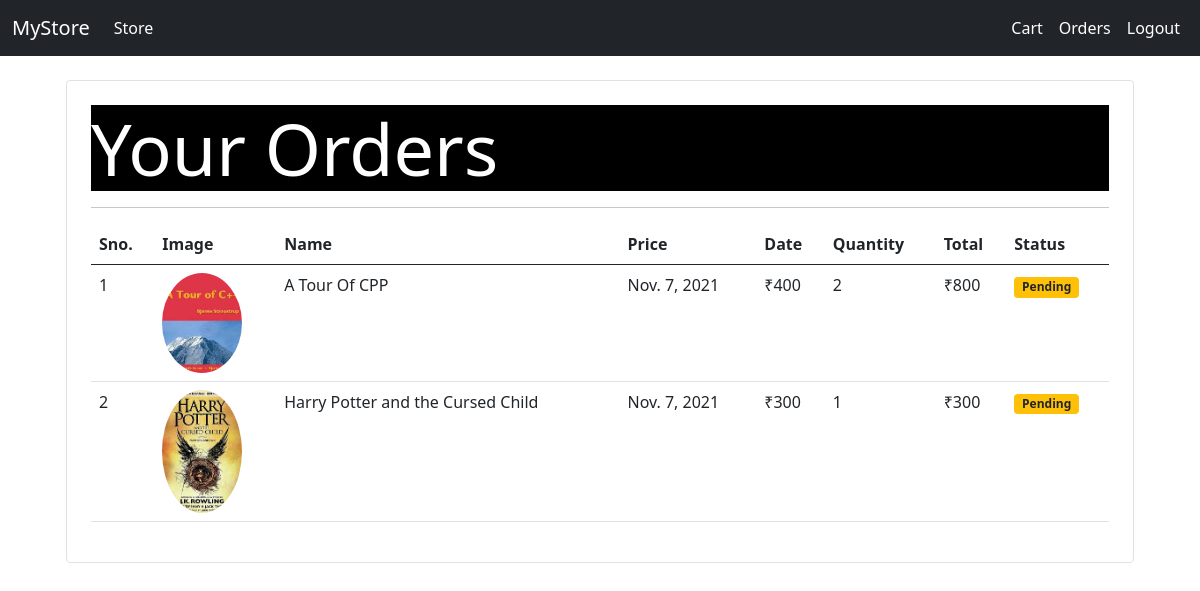
The page /orders/ (signed in) on the database its author committed.
### store/models.py (models this page shows, shortened)
class Order(models.Model):
    product = models.ForeignKey(Product,on_delete=models.CASCADE)
    customer = models.ForeignKey(Customer,on_delete=models.CASCADE)
    quantity = models.IntegerField(default=1)
    price=models.IntegerField()
    address = models.CharField(max_length=100,default='',blank=True)
    phone=models.CharField(max_length=15,default='',blank=True)
    date = models.DateField(default = datetime.datetime.today)
    status = models.BooleanField(default=False)
    @staticmethod
    def get_orders_by_customer(customer_id):
        return Order.objects.filter(customer = customer_id).order_by('-date')

class Product(models.Model):
    name = models.CharField(max_length=50)
    price = models.IntegerField(default=0)
    category = models.ForeignKey(Category,on_delete=models.CASCADE,default=1)
    description = models.CharField(max_length=200,default='',null=True,blank=True)
    image = models.ImageField(upload_to='uploads/products/')
    pages = models.IntegerField()
    isbn = models.CharField(max_length=7)
    author = models.CharField(max_length=20)
    payment = models.CharField(max_length=50)

### store/middlewares/auth.py (the view)
    def middleware(request):
        if not request.session.get('customer_id'):
            return redirect('login')
        response = get_response(request)
        return response

### store/templatetags/cart.py (called while the page is built)
@register.filter(name='multiply')
def multiply(n1,n2):
    return n1 * n2

### store/views.py (called while the page is built)
def orders(request):
    if request.method=='GET':
        customer=request.session.get('customer_id')
        order = Order.get_orders_by_customer(customer)
        order.reverse()
        return render(request,'orders.html',{'orders':order})

### store/templates/orders.html
{% extends 'base.html' %}
{% block content %}
{% load cart %}
<div class="container">
    <div class="border rounded p-4 m-4">
        <p class="display-2 pl-4 ml-4" style="background-color: black;color: #fff;">Your Orders</p>
        <hr>
        <table class="table">
            <thead>
                <tr>
                    <th>Sno.</th>
                    <th>Image</th>
                    <th>Name</th>
                    <th>Price</th>
                    <th>Date</th>
                    <th>Quantity</th>
                    <th>Total</th>
                    <th>Status</th>
                </tr>
            </thead>
            <tbody>
                {% for order in orders %}
                <tr>
                    <td>{{forloop.counter}}</td>
                    <td> <img src="{{order.product.image.url}}" class="rounded-circle" width="80px"></td>
                    <td>{{order.product.name}}</td>
                    <td>{{order.date}}</td>
                    <td>₹{{order.price}}</td>
                    <td>{{order.quantity}}</td>
                    <td>₹{{order.quantity|multiply:order.price}}</td>
                    {% if order.status %}
                    <td><p class="badge bg-success text-white">Compeleted</p></td>
                    {% else %}
                    <td><p class="badge bg-warning text-dark">Pending</p></td>
                    {% endif %}
                </tr>
                {% endfor %}
            </tbody>
        </table>
    </div>
</div>
{% endblock %}

### rows shown on the page
Order: product.image (picture), product.name "A Tour Of CPP", date "Nov. 7, 2021", price "400", quantity "2", quantity|multiply "800", status "Pending"
Order: product.image (picture), product.name "Harry Potter and the Cursed Child", date "Nov. 7, 2021", price "300", quantity "1", quantity|multiply "300", status "Pending"
